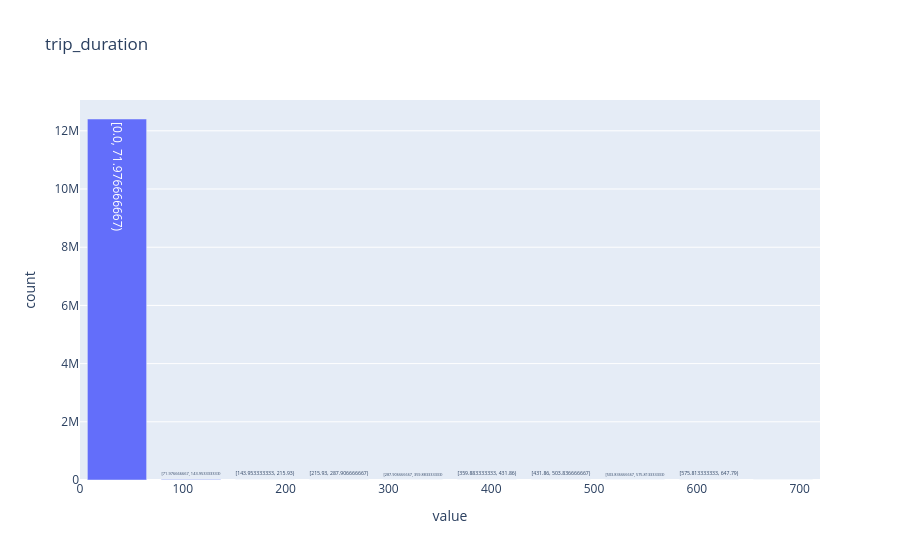
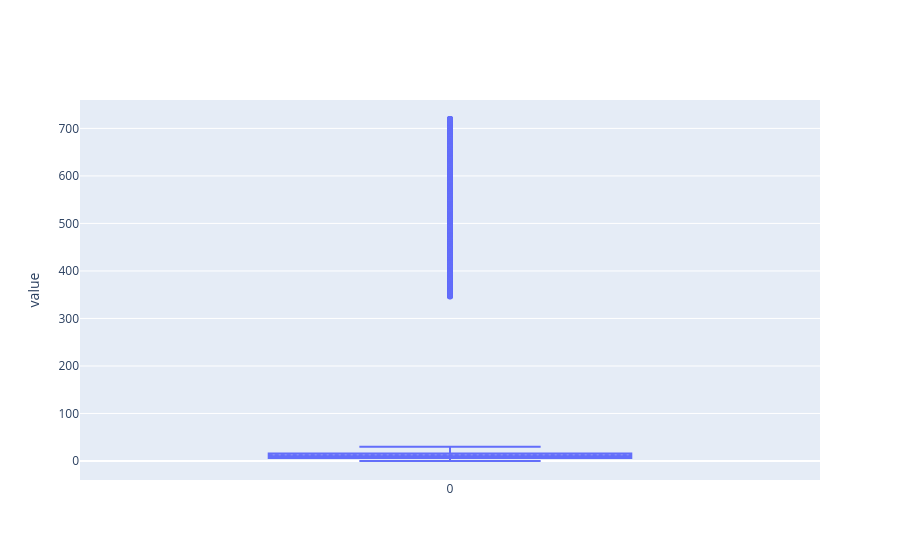

The notebook cell these images were saved under, in order:
### Code cell
df.plot.hist(column="trip_duration", title="trip_duration").show()
df.plot.box(column="trip_duration").show()

### Figure 1 — Plotly figure (JSON) as saved in the notebook; plotly's stock layout.template omitted (floating-point values rounded to 4 significant figures)
{"data": [{"hovertemplate": "variable=trip_duration<br>value=%{text}<br>count=%{y}", "name": "trip_duration", "text": ["[0.0, 71.976666667)", "[71.976666667, 143.953333333)", "[143.953333333, 215.93)", "[215.93, 287.906666667)", "[287.906666667, 359.883333333)", "[359.883333333, 431.86)", "[431.86, 503.836666667)", "[503.836666667, 575.813333333)", "[575.813333333, 647.79)", "[647.79, 719.766666667]"], "type": "bar", "x": [35.99, 108.0, 179.9, 251.9, 323.9, 395.9, 467.8, 539.8, 611.8, 683.8], "y": [12406102, 13370, 494, 188, 173, 226, 221, 195, 185, 141]}], "layout": {"barmode": "stack", "title": {"text": "trip_duration"}, "xaxis": {"title": {"text": "value"}}, "yaxis": {"title": {"text": "count"}}}}

### Figure 2 — Plotly figure (JSON) as saved in the notebook; plotly's stock layout.template omitted (floating-point values rounded to 4 significant figures; data arrays with more than 128 entries replaced by an {"elided": "..."} marker saying what was removed)
{"data": [{"boxpoints": "suspectedoutliers", "lowerfence": [0], "mean": [12.32], "median": [9.933], "name": "trip_duration", "notched": false, "q1": [6.067], "q3": [15.68], "type": "box", "upperfence": [30.1], "x": [0], "y": {"elided": "1x1001 float values"}}], "layout": {"yaxis": {"title": {"text": "value"}}}}
